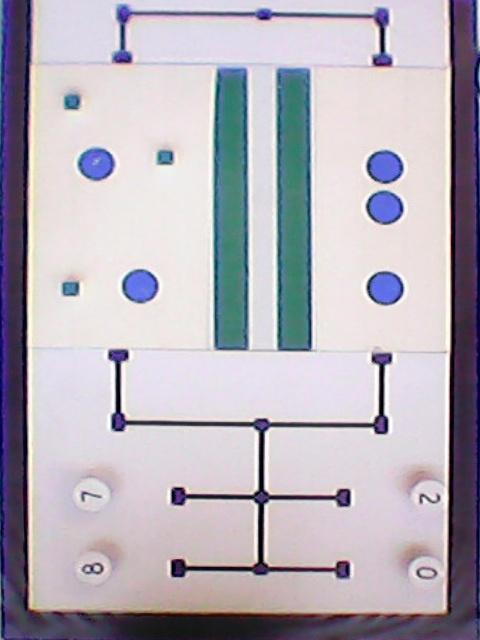
#> input picture EXPERIMENTATION/JustForFun/output_image.jpg, 480 x 640 px
$ python objectDetect.py   (Python 2 division)
#> lines starting #> are read from the running program, lines starting #| are printed output that depends on the picture; after the words box and inside, x2 and y2 are one past the last pixel; in counts of white or black regions, pixels touching at a corner belong together
# -*- coding: utf-8 -*-
'''
**************************************************************************
*                  IMAGE PROCESSING (e-Yantra 2014)
*                  ================================
*  This software is intended to teach image processing concepts
*
*  MODULE: Functions
*  Filename: objectDetect.py
*  Version: 1.0.0
*  Date: November 3, 2014
*
*  Author: Arun Mukundan, e-Yantra Project, Department of Computer Science
*  and Engineering, Indian Institute of Technology Bombay.
*
*  Software released under Creative Commons CC BY-NC-SA
*
*  For legal information refer to:
*        http://creativecommons.org/licenses/by-nc-sa/4.0/legalcode
*
*
*  This software is made available on an “AS IS WHERE IS BASIS”.
*  Licensee/end user indemnifies and will keep e-Yantra indemnified from
*  any and all claim(s) that emanate from the use of the Software or
*  breach of the terms of this agreement.
*
*  e-Yantra - An MHRD project under National Mission on Education using
*  ICT(NMEICT)
*
**************************************************************************
'''
#img1 = img[390:480, 170:450]
############################################
## Import OpenCV
import numpy as np
import cv2
import sys

def nothing(*arg):
        pass

cv2.namedWindow('COLOR')
cv2.createTrackbar('LOWER_H', 'COLOR', 0, 179, nothing)
#> slider 'LOWER_H' is set to 35
cv2.createTrackbar('UPPER_H', 'COLOR', 0, 179, nothing)
#> slider 'UPPER_H' is set to 179
cv2.createTrackbar('LOWER_S', 'COLOR', 0, 255, nothing)
#> slider 'LOWER_S' is set to 51
cv2.createTrackbar('UPPER_S', 'COLOR', 0, 255, nothing)
#> slider 'UPPER_S' is set to 255
cv2.createTrackbar('LOWER_V', 'COLOR', 0, 255, nothing)
#> slider 'LOWER_V' is set to 51
cv2.createTrackbar('UPPER_V', 'COLOR', 0, 255, nothing)
#> slider 'UPPER_V' is set to 255

img = cv2.imread('output_image.jpg')
#> img is the input picture: shape (640, 480, 3); mean B, G, R 185.4, 175.7, 181
h, w, channels = img.shape
#> h = 640; w = 480; channels = 3
img1 = img[h/2:, :w]
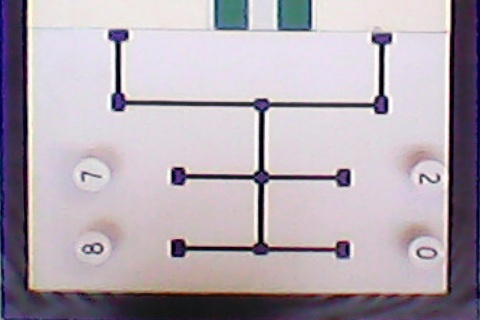
#> img1: shape (320, 480, 3); mean B, G, R 177, 167.3, 177.3

cv2.imshow('image1',img)


while True:

        hsv = cv2.cvtColor(img,cv2.COLOR_BGR2HSV)
#> hsv: shape (640, 480, 3); mean H, S, V 103, 41.2, 191.6

        LH = cv2.getTrackbarPos('LOWER_H', 'COLOR')
        UH = cv2.getTrackbarPos('UPPER_H', 'COLOR')
        LS = cv2.getTrackbarPos('LOWER_S', 'COLOR')
        US = cv2.getTrackbarPos('UPPER_S', 'COLOR')
        LV = cv2.getTrackbarPos('LOWER_V', 'COLOR')
        UV = cv2.getTrackbarPos('UPPER_V', 'COLOR')

        lower = np.array([LH,LS,LS])
        upper = np.array([UH,US,US])
        mask  = cv2.inRange(hsv, lower, upper)
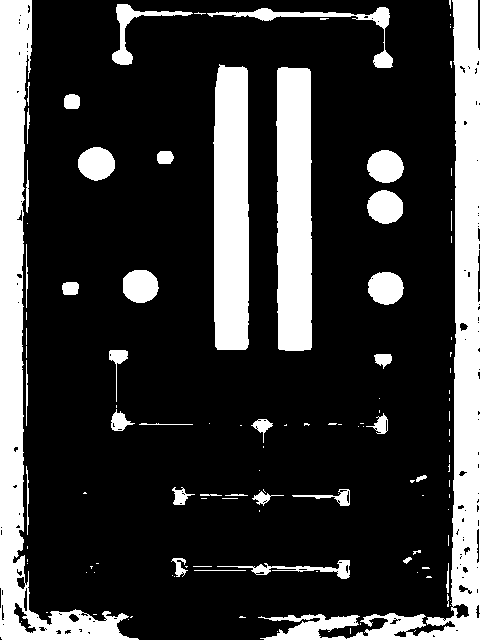
#> mask: shape (640, 480); 21.9% white; 119 white regions (79 under 20 px), largest, box (x1, y1, x2, y2) and area: (258, 0, 480, 640) 18838, (0, 0, 139, 640) 17597, (276, 67, 312, 351) 9634
        res   = cv2.bitwise_and(img, img, mask= mask)
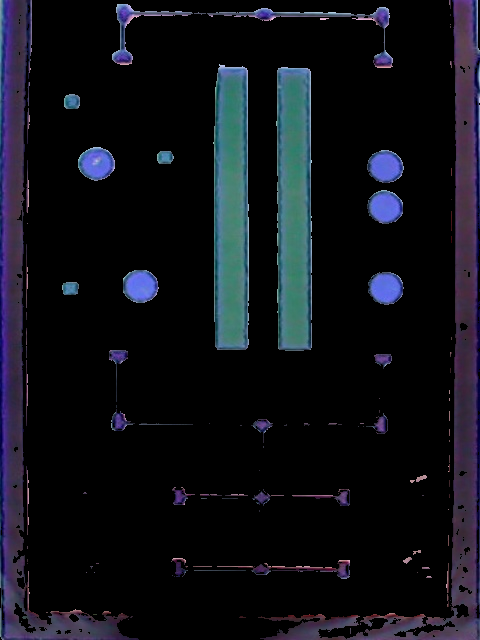
#> res: shape (640, 480, 3); mean B, G, R 23.3, 16.7, 15.1
        #cv2.imshow('image1',img)
        cv2.imshow('image',hsv)
        cv2.imshow('mask',mask)
        cv2.imshow('res',res)

        ch = cv2.waitKey(5)
#> (key Esc is pressed here)
        if ch == 27:
            break
cv2.destroyAllWindows()
